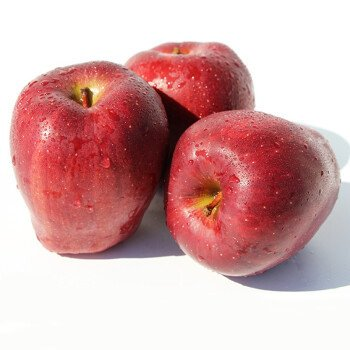
#> input picture Project2/host.jpg, 350 x 350 px
$ python watermark_system.py
#> lines starting #> are read from the running program, lines starting #| are printed output that depends on the picture; after the words box and inside, x2 and y2 are one past the last pixel; in counts of white or black regions, pixels touching at a corner belong together; pictures that were not available may be replaced by others from this repository, and a replacement may not be noted
import cv2
import numpy as np
import pywt
from skimage.metrics import peak_signal_noise_ratio as psnr

# === 参数配置 ===
ALPHA = 30  # 基础嵌入强度
WM_SIZE = 32  # 水印尺寸
REPETITION = 5  # 重复嵌入次数
BLOCK_SIZE = 16  # DCT块大小


# === DCT操作 ===
def dct2(img):
    return cv2.dct(np.float32(img))


def idct2(img):
    return cv2.idct(np.float32(img))


# === 小波变换 ===
def dwt2(img):
    coeffs = pywt.dwt2(img, 'haar')
    LL, (LH, HL, HH) = coeffs
    return LL, LH, HL, HH


def idwt2(LL, LH, HL, HH):
    return pywt.idwt2((LL, (LH, HL, HH)), 'haar')


# === 水印预处理 ===
def preprocess_watermark(wm):
    # 二值化并添加冗余
    wm = (wm > 127).astype(np.uint8)
    # 简单的重复编码
    wm_encoded = np.repeat(wm, REPETITION, axis=0)
    wm_encoded = np.repeat(wm_encoded, REPETITION, axis=1)
    return wm_encoded


# === 自适应嵌入强度计算 ===
def calculate_alpha(coeffs, base_alpha):
    # 根据系数能量自适应调整嵌入强度
    energy = np.mean(np.abs(coeffs))
    return base_alpha * (1 + energy / 100)


# === 水印嵌入 ===
def embed_watermark_dwt_dct(cover_img, watermark_img, alpha=ALPHA):
    # 预处理水印
    wm = cv2.resize(watermark_img, (WM_SIZE, WM_SIZE))
    wm_encoded = preprocess_watermark(wm)

    # 小波分解
    LL, LH, HL, HH = dwt2(cover_img)

    # 在多个子带嵌入水印
    for subband in [LH, HL, HH]:
        dct_sub = dct2(subband)

        # 分块嵌入
        for i in range(0, WM_SIZE * REPETITION, BLOCK_SIZE):
            for j in range(0, WM_SIZE * REPETITION, BLOCK_SIZE):
                if i + BLOCK_SIZE > WM_SIZE * REPETITION or j + BLOCK_SIZE > WM_SIZE * REPETITION:
                    continue

                # 计算当前块的嵌入强度
                block = dct_sub[i:i + BLOCK_SIZE, j:j + BLOCK_SIZE]
                current_alpha = calculate_alpha(block, alpha)

                # 嵌入水印
                for x in range(BLOCK_SIZE):
                    for y in range(BLOCK_SIZE):
                        if wm_encoded[i + x, j + y] == 1:
                            dct_sub[i + x + BLOCK_SIZE // 2, j + y + BLOCK_SIZE // 2] += current_alpha
                        else:
                            dct_sub[i + x + BLOCK_SIZE // 2, j + y + BLOCK_SIZE // 2] -= current_alpha

        # 反变换
        if subband is LH:
            LH = idct2(dct_sub)
        elif subband is HL:
            HL = idct2(dct_sub)
        else:
            HH = idct2(dct_sub)

    # 重构图像
    watermarked_img = idwt2(LL, LH, HL, HH)
    return np.clip(watermarked_img, 0, 255).astype(np.uint8)


# === 水印提取 ===
def extract_watermark_dwt_dct(watermarked_img, alpha=ALPHA):
    # 小波分解
    LL, LH, HL, HH = dwt2(watermarked_img)

    # 从多个子带提取水印
    wm_extracted_list = []
    for subband in [LH, HL, HH]:
        dct_sub = dct2(subband)
        wm_extracted = np.zeros((WM_SIZE * REPETITION, WM_SIZE * REPETITION), dtype=np.float32)

        # 分块提取
        for i in range(0, WM_SIZE * REPETITION, BLOCK_SIZE):
            for j in range(0, WM_SIZE * REPETITION, BLOCK_SIZE):
                if i + BLOCK_SIZE > WM_SIZE * REPETITION or j + BLOCK_SIZE > WM_SIZE * REPETITION:
                    continue

                block = dct_sub[i:i + BLOCK_SIZE, j:j + BLOCK_SIZE]
                current_alpha = calculate_alpha(block, alpha)

                for x in range(BLOCK_SIZE):
                    for y in range(BLOCK_SIZE):
                        val = dct_sub[i + x + BLOCK_SIZE // 2, j + y + BLOCK_SIZE // 2]
                        wm_extracted[i + x, j + y] += val / current_alpha

        wm_extracted_list.append(wm_extracted)

    # 合并多个子带的提取结果
    wm_combined = np.mean(wm_extracted_list, axis=0)

    # 解码重复编码
    wm_decoded = np.zeros((WM_SIZE, WM_SIZE), dtype=np.uint8)
    for i in range(WM_SIZE):
        for j in range(WM_SIZE):
            # 取重复区域的平均值
            region = wm_combined[i * REPETITION:(i + 1) * REPETITION, j * REPETITION:(j + 1) * REPETITION]
            wm_decoded[i, j] = 255 if np.mean(region) > 0 else 0

    return wm_decoded


# === 攻击模拟 ===
def apply_attacks(img, attack_type):
    if attack_type == "flip":
        return cv2.flip(img, 1)
    elif attack_type == "translate":
        M = np.float32([[1, 0, 15], [0, 1, 15]])  # 增加平移量
        return cv2.warpAffine(img, M, (img.shape[1], img.shape[0]))
    elif attack_type == "crop":
        h, w = img.shape[:2]
        cropped = img[int(h * 0.1):int(h * 0.9), int(w * 0.1):int(w * 0.9)]  # 更大范围的裁剪
        return cv2.resize(cropped, (w, h))
    elif attack_type == "contrast":
        return cv2.convertScaleAbs(img, alpha=2.0, beta=0)  # 更强的对比度调整
    elif attack_type == "noise":
        noise = np.random.normal(0, 20, img.shape)  # 更强的噪声
        noisy = img + noise
        return np.clip(noisy, 0, 255).astype(np.uint8)
    else:
        return img


# === 评估函数 ===
def evaluate(wm_true, wm_pred):
    acc = np.sum(wm_true == wm_pred) / wm_true.size
    ber = np.sum(wm_true != wm_pred) / wm_true.size
    return acc * 100, ber * 100


# === 主函数 ===
def main():
    # 以彩色模式读取宿主图片，水印图片仍为灰度图
    cover_color = cv2.imread("host.jpg", cv2.IMREAD_COLOR)
#> cover_color is the input picture: shape (350, 350, 3); mean B, G, R 169.4, 169.4, 211.8
    watermark_gray = cv2.imread("watermark.jpg", cv2.IMREAD_GRAYSCALE)
#> watermark_gray: shape (350, 350); min 2, max 255, mean 182.2

    # 验证图片是否成功加载
    if cover_color is None or watermark_gray is None:
        print("Error: host.jpg or watermark.jpg not found.")
        return

    # 分离通道，选择蓝色通道进行水印嵌入（B, G, R）
    b, g, r = cv2.split(cover_color)

    # 嵌入水印到蓝色通道
    watermarked_b_channel = embed_watermark_dwt_dct(b, watermark_gray)
#> in preprocess_watermark, `wm = (wm > 127).astype(np.uint8)`:
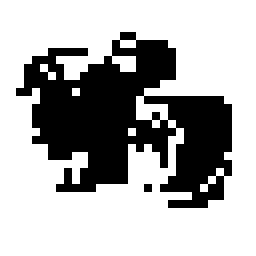
#> wm: shape (32, 32) (shown 8 times larger); values 0 (black) and 1 (white), 68.9% white; 2 black regions (1 under 20 px), largest, box (x1, y1, x2, y2) and area: (2, 4, 29, 26) 317
#> in preprocess_watermark, `wm_encoded = np.repeat(wm, REPETITION, axis=0)`: wm_encoded: shape (160, 32); values 0 (black) and 1 (white), 68.9% white; 2 black regions (1 under 20 px), largest, box (x1, y1, x2, y2) and area: (2, 20, 29, 130) 1585
#> in preprocess_watermark, `wm_encoded = np.repeat(wm_encoded, REPETITION, axis=1)`: wm_encoded: shape (160, 160); values 0 (black) and 1 (white), 68.9% white; 2 black regions, box (x1, y1, x2, y2) and area: (10, 20, 145, 130) 7925, (90, 115, 95, 120) 25
#> the loop in embed_watermark_dwt_dct, `for subband in [LH, HL, HH]:` made 3 passes
#> pass 1, in embed_watermark_dwt_dct, `dct_sub = dct2(subband)`:
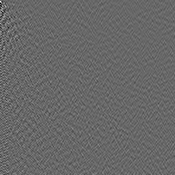
#> dct_sub: shape (175, 175) float32; min -106.9, max 154.6, mean 0; drawn with min black and max white
#> after the loop in embed_watermark_dwt_dct, `for subband in [LH, HL, HH]:`:
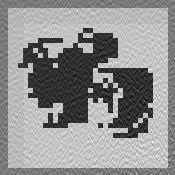
#> dct_sub: shape (175, 175) float32; min -64.19, max 69.54, mean 11.4; drawn with min black and max white

    # 合并通道得到带水印的彩色图片
    watermarked_color = cv2.merge((watermarked_b_channel, g, r))
    cv2.imwrite("watermarked_dwt_dct.png", watermarked_color)

    # 准备真实水印用于评估
    wm_true = cv2.resize(watermark_gray, (WM_SIZE, WM_SIZE))
    wm_true = (wm_true > 127).astype(np.uint8)

    print("开始进行鲁棒性测试...")
    attack_types = ["flip", "translate", "crop", "contrast", "noise"]
    for atk in attack_types:
        # 对彩色带水印图片进行攻击
        attacked_color = apply_attacks(watermarked_color, atk)
        cv2.imwrite(f"attacked_{atk}.png", attacked_color)

        # 提取攻击后图片的蓝色通道
        attacked_b_channel = cv2.split(attacked_color)[0]

        # 从攻击后的蓝色通道中提取水印
        wm_extracted = extract_watermark_dwt_dct(attacked_b_channel)

        # 评估结果
        acc, ber = evaluate(wm_true, (wm_extracted > 127).astype(np.uint8))

        # 修改后的输出逻辑
        if acc > 50:
            print(f"[{atk}] 通过鲁棒性测试")
        else:
            print(f"[{atk}] 未通过鲁棒性测试")

        cv2.imwrite(f"extracted_{atk}_color.png", wm_extracted)
#> this loop made 5 passes
#> (acc, ber) on passes 1 to 5: (49.51, 50.49), (50.29, 49.71), (50.29, 49.71), (89.06, 10.94), (93.85, 6.15)
#> pass 1, in dwt2 (call 2), `LL, (LH, HL, HH) = coeffs`:
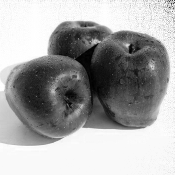
#> LL: shape (175, 175) float64; min 0.5, max 509.5, mean 333.9; drawn with min black and max white
#> pass 1, in dwt2 (call 2), `LL, (LH, HL, HH) = coeffs`:
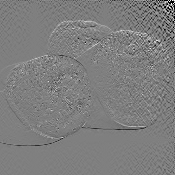
#> LH: shape (175, 175) float64; min -127.5, max 127.5, mean -1.3; drawn with min black and max white
#> after the loop:
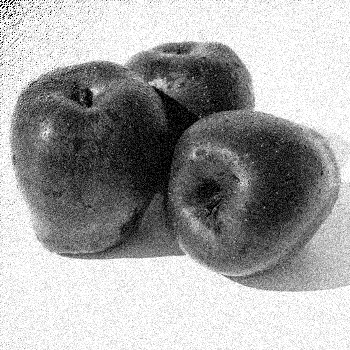
#> attacked_b_channel: shape (350, 350); min 0, max 255, mean 163.9
#> after the loop:
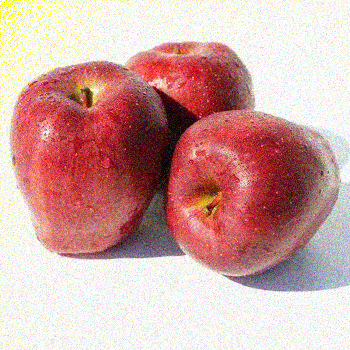
#> attacked_color: shape (350, 350, 3); mean B, G, R 163.9, 165.8, 207.8


if __name__ == "__main__":
    main()
